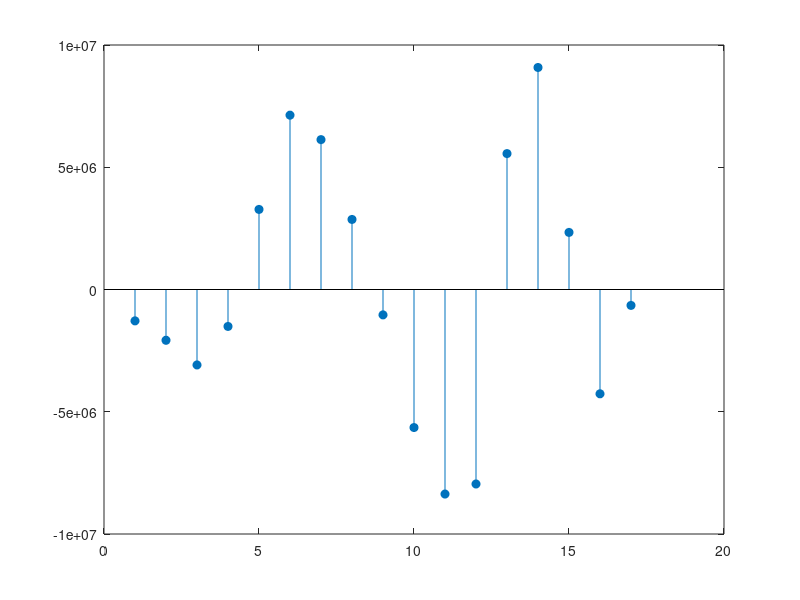

The MATLAB script that drew this image: (Note: this script raises an error after producing the figure.)
% 输入数据
t_data = 1:17;
x_data = [13741585,13801816,13918643,16927851,23506839,29572782,31273209,31273209,31273209,31273209,33906371,40410778,60684414,71479130,72276486,73182406,83940569];

% 定义改进的Logistic模型
model = @(a, t) a(1) ./ (1 + a(2) * exp(-a(3)*t - a(4)*t.^2));

% 初始参数和约束
a0 = [max(x_data) * 1.05, 6, 0.1, 0.01];

% 拟合模型
[A, resnorm] = lsqcurvefit(@(a, t) model(a, t), a0, t_data, x_data, [], []);

% 提取参数
xm = A(1); 
r = A(2); 
k = A(3); 
b = A(4);

% 计算结束时间
target = log(1 / (99 * r));
t_end = fzero(@(t) -k*t - b*t^2 - target, [0, 100]);

% 输出结果
fprintf('最终规模 x_m = %.0f 人\n', xm);
fprintf('参数 r = %.2f, k = %.4f, b = %.4f\n', r, k, b);
fprintf('疫情结束时间 ≈ %.1f 天\n', t_end);

% 计算残差
residuals = x_data - model(A, t_data);

% 绘制残差图
figure;
stem(t_data, residuals, 'filled');
hold on;
yline(0, 'k--', 'Zero Line');
xlabel('时间（天）'); ylabel('残差');
title('模型残差分析');
grid on;

% 计算日增长率
growth_rate_data = diff(x_data) ./ x_data(1:end-1); % 实际增长率
model_pred = model(A, t_data);
growth_rate_model = diff(model_pred) ./ model_pred(1:end-1); % 模型增长率
growth_times = t_data(2:end);

% 绘制增长率图
figure;
plot(growth_times, growth_rate_data*100, 'ko');
hold on;
plot(growth_times, growth_rate_model*100, 'r-', 'LineWidth', 2);
xlabel('时间（天）'); ylabel('日增长率(%)');
title('日增长率对比分析');
legend('实际增长率', '模型预测增长率');
grid on;

% 主图绘制
t_pred = linspace(1, max(t_data)+50, 100);
x_pred = model(A, t_pred);

figure;
plot(t_data, x_data, 'ko', 'MarkerFaceColor', 'b'); hold on;
plot(t_pred, x_pred, 'r-', 'LineWidth', 2);
plot(t_end, 0.99*xm, 'gp', 'MarkerSize', 15, 'MarkerFaceColor', 'g');
line([1, t_pred(end)], [xm, xm], 'Color', 'k', 'LineStyle', '--');
xlabel('时间（天）'); ylabel('感染人数');
legend('实际数据', '模型拟合', '预计人数', 'x_m', 'Location', 'southeast');
title('新冠疫情感染人数模型拟合');
grid on;
